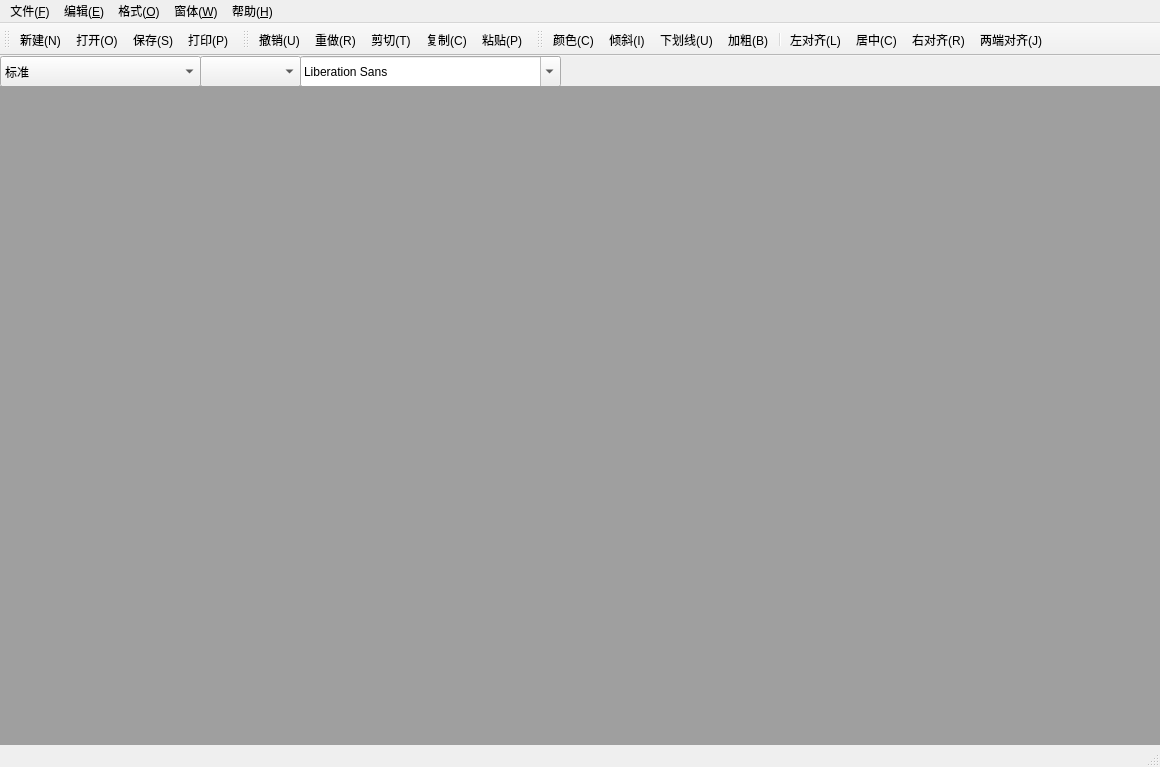
<?xml version="1.0" encoding="UTF-8"?>
<ui version="4.0">
 <class>MainWindow</class>
 <widget class="QMainWindow" name="MainWindow">
  <property name="geometry">
   <rect>
    <x>0</x>
    <y>0</y>
    <width>1160</width>
    <height>767</height>
   </rect>
  </property>
  <property name="windowTitle">
   <string>cat文本编辑器</string>
  </property>
  <widget class="QWidget" name="centralwidget">
   <widget class="QComboBox" name="comboBox">
    <property name="geometry">
     <rect>
      <x>0</x>
      <y>0</y>
      <width>201</width>
      <height>31</height>
     </rect>
    </property>
    <item>
     <property name="text">
      <string>标准</string>
     </property>
    </item>
    <item>
     <property name="text">
      <string>项目符号（●）</string>
     </property>
    </item>
    <item>
     <property name="text">
      <string>项目符号（○）</string>
     </property>
    </item>
    <item>
     <property name="text">
      <string>项目符号（□）</string>
     </property>
    </item>
    <item>
     <property name="text">
      <string>项目符号（1..2..3..）</string>
     </property>
    </item>
    <item>
     <property name="text">
      <string>项目符号（a..b..c..）</string>
     </property>
    </item>
    <item>
     <property name="text">
      <string>项目符号（A..B..C..）</string>
     </property>
    </item>
    <item>
     <property name="text">
      <string>项目符号（i..ii..iii..）</string>
     </property>
    </item>
    <item>
     <property name="text">
      <string>项目符号（I..II..III...）</string>
     </property>
    </item>
   </widget>
   <widget class="QFontComboBox" name="fontComboBox">
    <property name="geometry">
     <rect>
      <x>300</x>
      <y>0</y>
      <width>261</width>
      <height>31</height>
     </rect>
    </property>
   </widget>
   <widget class="QComboBox" name="sizeComboBox">
    <property name="geometry">
     <rect>
      <x>200</x>
      <y>0</y>
      <width>101</width>
      <height>31</height>
     </rect>
    </property>
   </widget>
   <widget class="QMdiArea" name="mdiArea">
    <property name="geometry">
     <rect>
      <x>0</x>
      <y>30</y>
      <width>1161</width>
      <height>661</height>
     </rect>
    </property>
   </widget>
  </widget>
  <widget class="QMenuBar" name="menubar">
   <property name="geometry">
    <rect>
     <x>0</x>
     <y>0</y>
     <width>1160</width>
     <height>28</height>
    </rect>
   </property>
   <widget class="QMenu" name="menu">
    <property name="title">
     <string>文件(&amp;F)</string>
    </property>
    <addaction name="newAction"/>
    <addaction name="openAction"/>
    <addaction name="saveAction"/>
    <addaction name="saveOther"/>
    <addaction name="printAction"/>
    <addaction name="printPreviewAction"/>
    <addaction name="exitAction"/>
   </widget>
   <widget class="QMenu" name="menu_E">
    <property name="title">
     <string>编辑(&amp;E)</string>
    </property>
    <addaction name="undoAction"/>
    <addaction name="redoAction"/>
    <addaction name="cutAction"/>
    <addaction name="copyAction"/>
    <addaction name="pasteAction"/>
   </widget>
   <widget class="QMenu" name="menu_O">
    <property name="title">
     <string>格式(&amp;O)</string>
    </property>
    <widget class="QMenu" name="menu_D">
     <property name="title">
      <string>字体(D)</string>
     </property>
     <addaction name="inclineAction"/>
     <addaction name="underlineAction"/>
     <addaction name="blodAction"/>
    </widget>
    <widget class="QMenu" name="menu_2">
     <property name="title">
      <string>段落</string>
     </property>
     <addaction name="leftAction"/>
     <addaction name="centerAction"/>
     <addaction name="rightAction"/>
     <addaction name="justifyAction"/>
    </widget>
    <addaction name="menu_D"/>
    <addaction name="menu_2"/>
    <addaction name="colorAction"/>
   </widget>
   <widget class="QMenu" name="menu_W">
    <property name="title">
     <string>窗体(&amp;W)</string>
    </property>
    <addaction name="closeAction"/>
    <addaction name="closeAllAction"/>
    <addaction name="titleAction"/>
    <addaction name="cascadeAction"/>
    <addaction name="nextAction"/>
    <addaction name="previousAction"/>
   </widget>
   <widget class="QMenu" name="menu_H">
    <property name="title">
     <string>帮助(&amp;H)</string>
    </property>
    <addaction name="aboutAction"/>
   </widget>
   <addaction name="menu"/>
   <addaction name="menu_E"/>
   <addaction name="menu_O"/>
   <addaction name="menu_W"/>
   <addaction name="menu_H"/>
  </widget>
  <widget class="QStatusBar" name="statusbar"/>
  <widget class="QToolBar" name="toolBar">
   <property name="windowTitle">
    <string>toolBar</string>
   </property>
   <attribute name="toolBarArea">
    <enum>TopToolBarArea</enum>
   </attribute>
   <attribute name="toolBarBreak">
    <bool>false</bool>
   </attribute>
   <addaction name="newAction"/>
   <addaction name="openAction"/>
   <addaction name="saveAction"/>
   <addaction name="printAction"/>
  </widget>
  <widget class="QToolBar" name="toolBar_2">
   <property name="windowTitle">
    <string>toolBar_2</string>
   </property>
   <attribute name="toolBarArea">
    <enum>TopToolBarArea</enum>
   </attribute>
   <attribute name="toolBarBreak">
    <bool>false</bool>
   </attribute>
   <addaction name="undoAction"/>
   <addaction name="redoAction"/>
   <addaction name="cutAction"/>
   <addaction name="copyAction"/>
   <addaction name="pasteAction"/>
  </widget>
  <widget class="QToolBar" name="toolBar_3">
   <property name="windowTitle">
    <string>toolBar_3</string>
   </property>
   <attribute name="toolBarArea">
    <enum>TopToolBarArea</enum>
   </attribute>
   <attribute name="toolBarBreak">
    <bool>false</bool>
   </attribute>
   <addaction name="colorAction"/>
   <addaction name="inclineAction"/>
   <addaction name="underlineAction"/>
   <addaction name="blodAction"/>
   <addaction name="separator"/>
   <addaction name="leftAction"/>
   <addaction name="centerAction"/>
   <addaction name="rightAction"/>
   <addaction name="justifyAction"/>
  </widget>
  <action name="newAction">
   <property name="icon">
    <iconset resource="res.qrc">
     <normaloff>:/images/newfile.png</normaloff>:/images/newfile.png</iconset>
   </property>
   <property name="text">
    <string>新建(N)</string>
   </property>
   <property name="statusTip">
    <string>新建一个文件</string>
   </property>
   <property name="shortcut">
    <string>Ctrl+N</string>
   </property>
  </action>
  <action name="openAction">
   <property name="icon">
    <iconset resource="res.qrc">
     <normaloff>:/images/openfile.png</normaloff>:/images/openfile.png</iconset>
   </property>
   <property name="text">
    <string>打开(O)</string>
   </property>
   <property name="statusTip">
    <string>打开文件</string>
   </property>
   <property name="shortcut">
    <string>Ctrl+O</string>
   </property>
  </action>
  <action name="saveAction">
   <property name="icon">
    <iconset resource="res.qrc">
     <normaloff>:/images/savefile.png</normaloff>:/images/savefile.png</iconset>
   </property>
   <property name="text">
    <string>保存(S)</string>
   </property>
   <property name="statusTip">
    <string>保存文件</string>
   </property>
   <property name="shortcut">
    <string>Ctrl+S</string>
   </property>
  </action>
  <action name="saveOther">
   <property name="icon">
    <iconset resource="res.qrc">
     <normaloff>:/images/saveother.png</normaloff>:/images/saveother.png</iconset>
   </property>
   <property name="text">
    <string>另存为(A)...</string>
   </property>
   <property name="statusTip">
    <string>另存为...</string>
   </property>
   <property name="shortcut">
    <string>Ctrl+A</string>
   </property>
  </action>
  <action name="printAction">
   <property name="icon">
    <iconset resource="res.qrc">
     <normaloff>:/images/print.png</normaloff>:/images/print.png</iconset>
   </property>
   <property name="text">
    <string>打印(P)...</string>
   </property>
   <property name="statusTip">
    <string>打印</string>
   </property>
   <property name="shortcut">
    <string>Ctrl+P</string>
   </property>
  </action>
  <action name="printPreviewAction">
   <property name="icon">
    <iconset resource="res.qrc">
     <normaloff>:/images/printpreview.png</normaloff>:/images/printpreview.png</iconset>
   </property>
   <property name="text">
    <string>打印预览...</string>
   </property>
   <property name="statusTip">
    <string>打印预览</string>
   </property>
  </action>
  <action name="exitAction">
   <property name="text">
    <string>退出</string>
   </property>
   <property name="statusTip">
    <string>退出</string>
   </property>
  </action>
  <action name="undoAction">
   <property name="icon">
    <iconset resource="res.qrc">
     <normaloff>:/images/revoke.png</normaloff>:/images/revoke.png</iconset>
   </property>
   <property name="text">
    <string>撤销(U)</string>
   </property>
   <property name="statusTip">
    <string>撤销一步</string>
   </property>
   <property name="shortcut">
    <string>Ctrl+U</string>
   </property>
  </action>
  <action name="redoAction">
   <property name="icon">
    <iconset resource="res.qrc">
     <normaloff>:/images/redo.png</normaloff>:/images/redo.png</iconset>
   </property>
   <property name="text">
    <string>重做(R)</string>
   </property>
   <property name="statusTip">
    <string>重做</string>
   </property>
   <property name="shortcut">
    <string>Ctrl+R</string>
   </property>
  </action>
  <action name="cutAction">
   <property name="icon">
    <iconset resource="res.qrc">
     <normaloff>:/images/shear.png</normaloff>:/images/shear.png</iconset>
   </property>
   <property name="text">
    <string>剪切(T)</string>
   </property>
   <property name="statusTip">
    <string>剪切</string>
   </property>
   <property name="shortcut">
    <string>Ctrl+T</string>
   </property>
  </action>
  <action name="copyAction">
   <property name="icon">
    <iconset resource="res.qrc">
     <normaloff>:/images/copy.png</normaloff>:/images/copy.png</iconset>
   </property>
   <property name="text">
    <string>复制(C)</string>
   </property>
   <property name="statusTip">
    <string>复制</string>
   </property>
   <property name="shortcut">
    <string>Ctrl+C</string>
   </property>
  </action>
  <action name="pasteAction">
   <property name="icon">
    <iconset resource="res.qrc">
     <normaloff>:/images/paste.png</normaloff>:/images/paste.png</iconset>
   </property>
   <property name="text">
    <string>粘贴(P)</string>
   </property>
   <property name="statusTip">
    <string>粘贴</string>
   </property>
   <property name="shortcut">
    <string>Ctrl+P</string>
   </property>
  </action>
  <action name="colorAction">
   <property name="icon">
    <iconset resource="res.qrc">
     <normaloff>:/images/color.png</normaloff>:/images/color.png</iconset>
   </property>
   <property name="text">
    <string>颜色(C)...</string>
   </property>
   <property name="statusTip">
    <string>颜色面板</string>
   </property>
   <property name="shortcut">
    <string/>
   </property>
  </action>
  <action name="inclineAction">
   <property name="icon">
    <iconset resource="res.qrc">
     <normaloff>:/images/incline.png</normaloff>:/images/incline.png</iconset>
   </property>
   <property name="text">
    <string>倾斜(I)
</string>
   </property>
   <property name="statusTip">
    <string>字体倾斜</string>
   </property>
   <property name="shortcut">
    <string>Ctrl+I</string>
   </property>
  </action>
  <action name="underlineAction">
   <property name="icon">
    <iconset resource="res.qrc">
     <normaloff>:/images/underline.png</normaloff>:/images/underline.png</iconset>
   </property>
   <property name="text">
    <string>下划线(U)
</string>
   </property>
   <property name="statusTip">
    <string>字体下划线</string>
   </property>
   <property name="shortcut">
    <string>Ctrl+U</string>
   </property>
  </action>
  <action name="leftAction">
   <property name="icon">
    <iconset resource="res.qrc">
     <normaloff>:/images/leftjustifying.png</normaloff>:/images/leftjustifying.png</iconset>
   </property>
   <property name="text">
    <string>左对齐(L)
</string>
   </property>
   <property name="statusTip">
    <string>左对齐</string>
   </property>
   <property name="shortcut">
    <string>Ctrl+L</string>
   </property>
  </action>
  <action name="centerAction">
   <property name="icon">
    <iconset resource="res.qrc">
     <normaloff>:/images/Center.png</normaloff>:/images/Center.png</iconset>
   </property>
   <property name="text">
    <string>居中(C)
</string>
   </property>
   <property name="statusTip">
    <string>居中</string>
   </property>
   <property name="shortcut">
    <string>Ctrl+E</string>
   </property>
  </action>
  <action name="rightAction">
   <property name="icon">
    <iconset resource="res.qrc">
     <normaloff>:/images/rightjustifying.png</normaloff>:/images/rightjustifying.png</iconset>
   </property>
   <property name="text">
    <string>右对齐(R)
</string>
   </property>
   <property name="statusTip">
    <string>右对齐</string>
   </property>
   <property name="shortcut">
    <string>Ctrl+R</string>
   </property>
  </action>
  <action name="justifyAction">
   <property name="icon">
    <iconset resource="res.qrc">
     <normaloff>:/images/both.png</normaloff>:/images/both.png</iconset>
   </property>
   <property name="text">
    <string>两端对齐(J)
</string>
   </property>
   <property name="statusTip">
    <string>两端对齐</string>
   </property>
   <property name="shortcut">
    <string>Ctrl+J</string>
   </property>
  </action>
  <action name="closeAction">
   <property name="icon">
    <iconset resource="res.qrc">
     <normaloff>:/images/close.png</normaloff>:/images/close.png</iconset>
   </property>
   <property name="text">
    <string>关闭(O)</string>
   </property>
   <property name="statusTip">
    <string>关闭</string>
   </property>
   <property name="shortcut">
    <string>Ctrl+O</string>
   </property>
  </action>
  <action name="closeAllAction">
   <property name="text">
    <string>关闭所有(A)</string>
   </property>
   <property name="statusTip">
    <string>关闭所有</string>
   </property>
  </action>
  <action name="titleAction">
   <property name="text">
    <string>平铺(T)</string>
   </property>
   <property name="statusTip">
    <string>平铺</string>
   </property>
  </action>
  <action name="cascadeAction">
   <property name="text">
    <string>层叠(C)</string>
   </property>
   <property name="statusTip">
    <string>层叠</string>
   </property>
  </action>
  <action name="nextAction">
   <property name="text">
    <string>下一个(X)</string>
   </property>
   <property name="statusTip">
    <string>下一个</string>
   </property>
   <property name="shortcut">
    <string>Ctrl+Tab</string>
   </property>
  </action>
  <action name="previousAction">
   <property name="text">
    <string>前一个(V)</string>
   </property>
   <property name="statusTip">
    <string>前一个</string>
   </property>
   <property name="shortcut">
    <string>Ctrl+Shift+Tab</string>
   </property>
  </action>
  <action name="aboutAction">
   <property name="icon">
    <iconset resource="res.qrc">
     <normaloff>:/images/about.png</normaloff>:/images/about.png</iconset>
   </property>
   <property name="text">
    <string>关于(A)</string>
   </property>
   <property name="statusTip">
    <string>关于</string>
   </property>
   <property name="shortcut">
    <string>Ctrl+A</string>
   </property>
  </action>
  <action name="blodAction">
   <property name="icon">
    <iconset resource="res.qrc">
     <normaloff>:/images/Bold.png</normaloff>:/images/Bold.png</iconset>
   </property>
   <property name="text">
    <string>加粗(B)</string>
   </property>
   <property name="statusTip">
    <string>加粗</string>
   </property>
   <property name="shortcut">
    <string>Ctrl+B</string>
   </property>
  </action>
 </widget>
 <resources>
  <include location="res.qrc"/>
 </resources>
 <connections/>
</ui>
